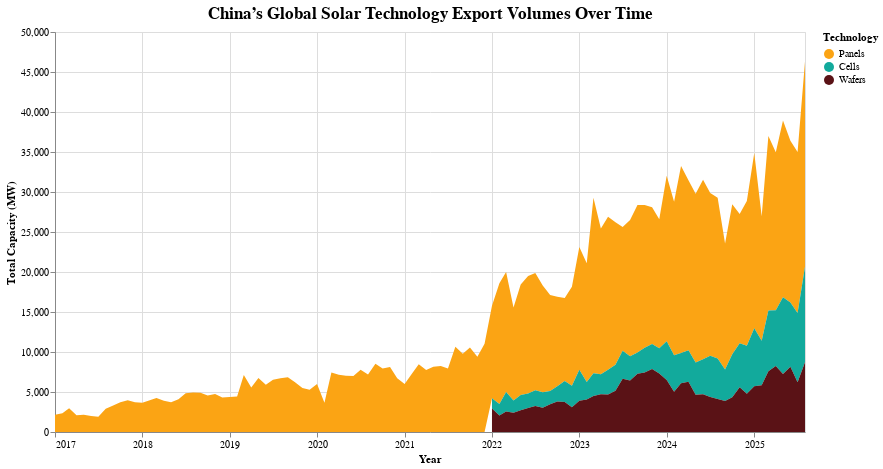

The cell this chart's notebook holds for it:
### Code cell
def world_exports_stacked_area():
    '''
    Create a stacked area chart of total global Chinese solar exports over time,
    separated by technology type (panels, cells, wafers).

    Returns
        A stacked area visualization of monthly export capacity.
    '''
    df_world_details = china_solar_exports_monthly("world")

    domain_ = ["Panels", "Cells", "Wafers"] 
    colors = ['#FBA414', '#12AA9C', '#5A1216']

    stacked_area_chart = (
        alt.Chart(df_world_details)
        .mark_area()
        .encode(
            x=alt.X(
                "Date:T",
                title="Year",
                axis=alt.Axis(format="%Y", tickCount="year")
            ),
            
            y=alt.Y(
                "Total Capacity (MW):Q", 
                title="Total Capacity (MW)", 
                stack="zero"
            ),
            
            color=alt.Color(
                "Commodity type:N", 
                title="Technology",
                scale=alt.Scale(domain=domain_, range=colors)
            ),
            
            tooltip=[
                alt.Tooltip("Date:T", title="Date", format="%Y-%m"),
                alt.Tooltip("Commodity type:N", title="Technology"),
                alt.Tooltip("Total Capacity (MW):Q", title="Monthly Capacity (MW)", format=",")
            ]
        )
        .properties(
            title="China’s Global Solar Technology Export Volumes Over Time",
            width=750,
            height=400
        )
        .configure_title(
        fontSize=17,
        font="Helvetica", 
        anchor="middle",
        )
        .interactive()
    )

    return stacked_area_chart

world_exports_stacked_area().save("article-images/china_world_exports_area.svg")
world_exports_stacked_area()

### Figure 1 — Vega-Lite specification as saved in the notebook (floating-point values rounded to 4 significant figures; data arrays with more than 128 entries replaced by an {"elided": "..."} marker saying what was removed)
{"config": {"view": {"continuousWidth": 300, "continuousHeight": 300}, "title": {"anchor": "middle", "font": "Helvetica", "fontSize": 17}}, "data": {"name": "data-0e2a9a480f42149f75260f9bdf81fee1"}, "mark": {"type": "area"}, "encoding": {"color": {"field": "Commodity type", "scale": {"domain": ["Panels", "Cells", "Wafers"], "range": ["#FBA414", "#12AA9C", "#5A1216"]}, "title": "Technology", "type": "nominal"}, "tooltip": [{"field": "Date", "format": "%Y-%m", "title": "Date", "type": "temporal"}, {"field": "Commodity type", "title": "Technology", "type": "nominal"}, {"field": "Total Capacity (MW)", "format": ",", "title": "Monthly Capacity (MW)", "type": "quantitative"}], "x": {"axis": {"format": "%Y", "tickCount": "year"}, "field": "Date", "title": "Year", "type": "temporal"}, "y": {"field": "Total Capacity (MW)", "stack": "zero", "title": "Total Capacity (MW)", "type": "quantitative"}}, "height": 400, "params": [{"name": "param_19", "select": {"type": "interval", "encodings": ["x", "y"]}, "bind": "scales"}], "title": "China’s Global Solar Technology Export Volumes Over Time", "width": 750, "$schema": "https://vega.github.io/schema/vega-lite/v5.20.1.json", "datasets": {"data-0e2a9a480f42149f75260f9bdf81fee1": {"elided": "192 records"}}}
